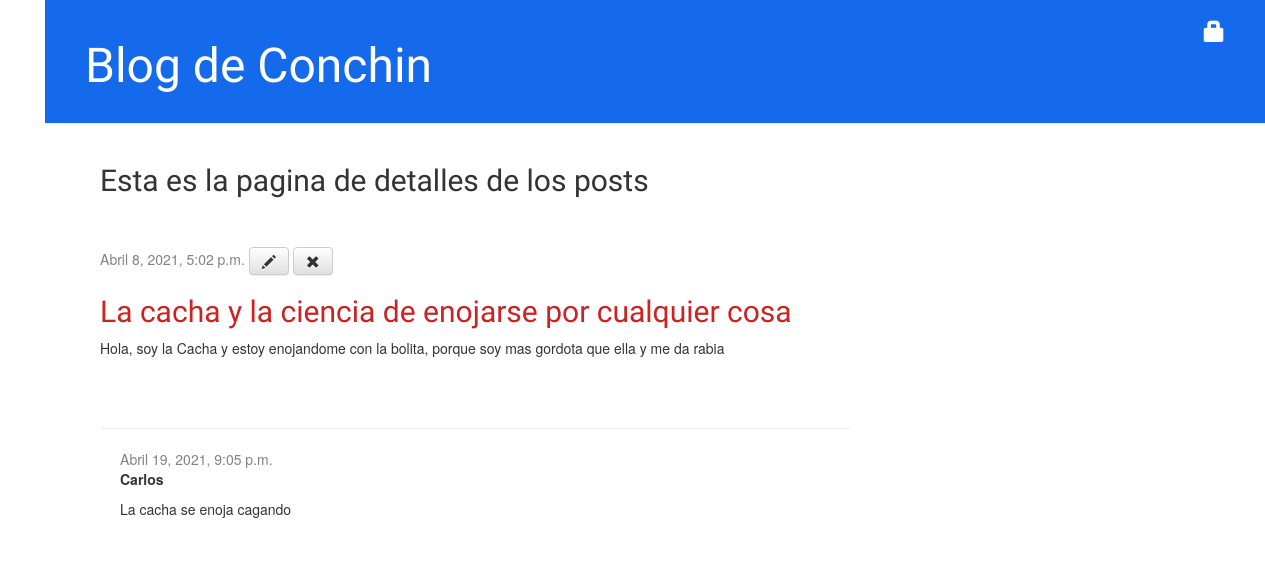
Screenshot of /post/11/ with the database file from the repository.
### blog/models.py (models this page shows, shortened)
class Post(models.Model):
    author = models.ForeignKey('auth.User', on_delete=models.CASCADE)
    title = models.CharField(max_length=200)
    text = models.TextField()
    created_date = models.DateTimeField(default=timezone.now)
    published_date = models.DateTimeField(blank=True, null=True)

class Comment(models.Model):
    post = models.ForeignKey('blog.Post', on_delete=models.CASCADE, related_name='comments')
    author = models.CharField(max_length=200)
    text = models.TextField()
    created_date = models.DateTimeField(default=timezone.now)
    approved_comment = models.BooleanField(default=False)

### blog/views.py (the view)
# urls.py: path('post/<int:pk>/', views.post_detail, name='post_detail'),
def post_detail(request, pk):
    post = get_object_or_404(Post, pk=pk)
    return render(request, 'blog/post_detail.html', {'post':post})

### blog/templates/blog/post_detail.html
{% extends 'blog/base.html' %}
{% block content %}
<h2>Esta es la pagina de detalles de los posts</h2>
<br><br>
    <div class="post">
        {% if post.published_date %}
            <div class="date">
                {{ post.published_date }}
                <a class="btn btn-default" href="{% url 'post_edit' pk=post.pk %}"><span class="glyphicon glyphicon-pencil"></span></a>
                <a class="btn btn-default" href="{% url 'post_remove' pk=post.pk %}"><span class="glyphicon glyphicon-remove"></span></a>
            </div>
        {% else %}
            <a class="btn btn-default" href="{% url 'post_publish' pk=post.pk %}">Publish</a>
        {% endif %}
        <h2><a href="">{{ post.title }}</a></h2>
        <p>{{ post.text|linebreaksbr }}</p>
    </div>
    <hr>
    {% for comment in post.comments.all %}
        <div class="comment">
            <div class="date">{{ comment.created_date }}</div>
            <strong>{{ comment.author }}</strong>
            <p>{{ comment.text|linebreaks }}</p>
        </div>
    {% empty %}
        <p>No comments here yet :(</p>
    {% endfor %}
{% endblock %}

### blog/static/blog/blog.css (style rules this page uses)
h1 a, h2 a { color: #e70808; }
body { padding-left: 45px; }
h1, h2, h3, h4 { font-family: 'Lobster', cursive; }
.date { color: #828282; }
.post { margin-bottom: 70px; }
.post h2 a, .post h2 a:visited { color: #c92323; }
.comment { margin: 20px 0px 20px 20px; }

### rows the page displays
Post: published_date "Abril 8, 2021, 5:02 p.m.", title "La cacha y la ciencia de enojarse por cualquier cosa", text "Hola, soy la Cacha y estoy enojandome con la bolita, porque soy mas gordota que ella y me da rabia"
Comment: created_date "Abril 19, 2021, 9:05 p.m.", author "Carlos", text "La cacha se enoja cagando"
